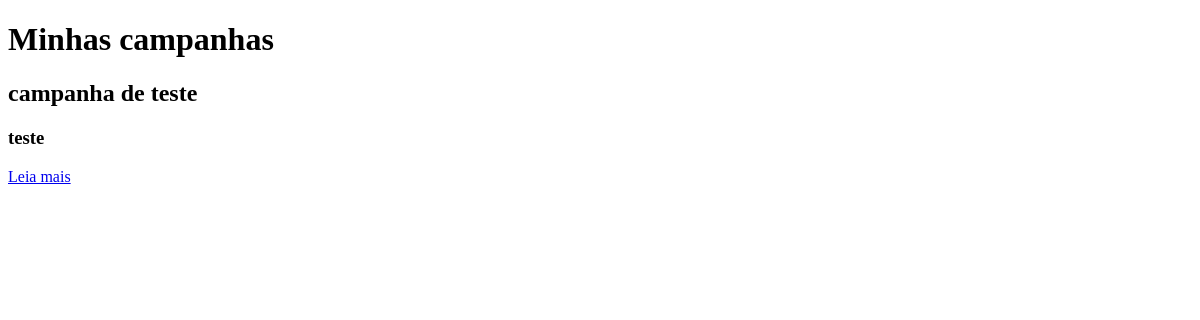
The app's page /, older data.
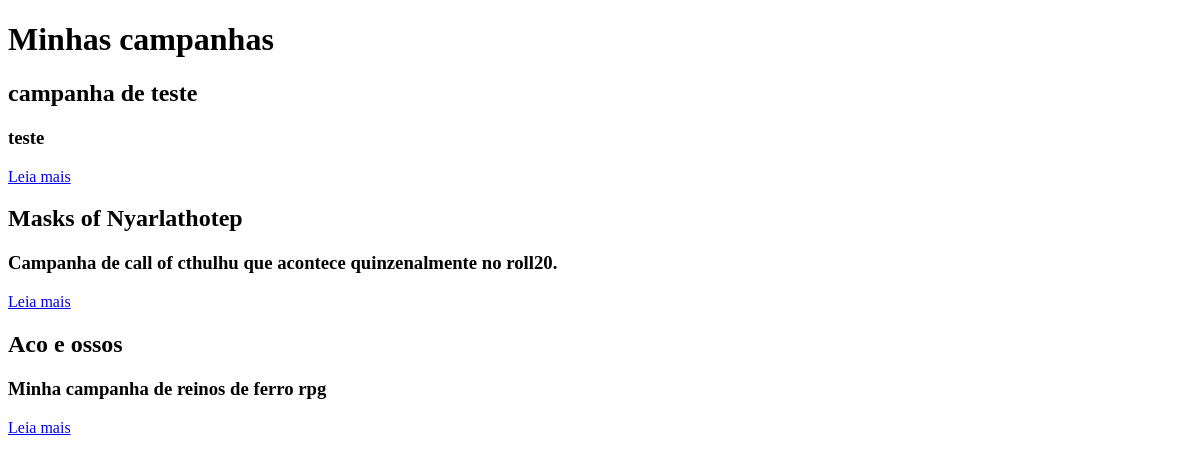
The same page, newer data.
### experience/models.py (models this page shows, shortened)
class Campaign(models.Model):
    title = models.CharField(max_length=200, blank=False)
    description = models.TextField()

### experience/views.py (the view)
# urls.py: url(r'^$', views.index, name='index'),
def index(request):
    campaigns = Campaign.objects.all()
    return render(request, 'experience/index.html', {'campaigns': campaigns})

### experience/templates/experience/index.html (shortened to what this page needs)
<!DOCTYPE html>
<html lang="en">
<head>
</head>
<body>
<h1>Minhas campanhas</h1>
{% for campaign in campaigns %}
    <div>
        <h2>{{ campaign.title }}</h2>
        <h3>{{ campaign.description }}</h3>
        <a href="{% url 'experience:campaign' campaign.id %}">Leia mais</a>
    </div>
{% endfor %}
</body>
</html>

Row changes from the older to the newer data that the page shows:
added Campaign: title "Masks of Nyarlathotep", description "Campanha de call of cthulhu que acontece quinzenalmente no roll20."
added Campaign: title "Aco e ossos", description "Minha campanha de reinos de ferro rpg"
